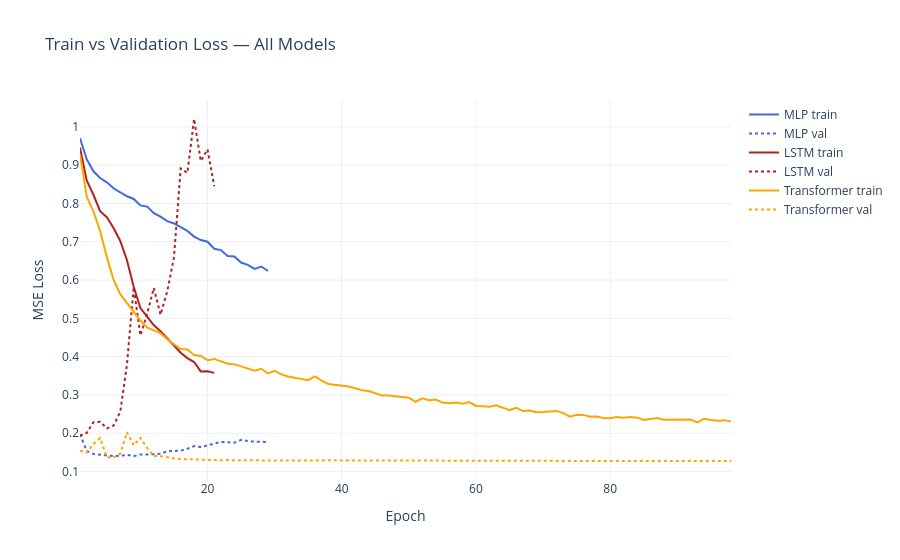

Notebook cell for this chart:
### Markdown cell above
## 5 — Loss Curves

### Code cell
def plot_history(histories: dict, title: str):
    """Plot train/val loss curves for one or more models."""
    fig = go.Figure()
    colours = ['royalblue', 'firebrick', 'orange', 'green']
    for (name, hist), colour in zip(histories.items(), colours):
        epochs = list(range(1, len(hist['train']) + 1))
        fig.add_trace(go.Scatter(x=epochs, y=hist['train'], name=f'{name} train',
                                 line=dict(color=colour)))
        fig.add_trace(go.Scatter(x=epochs, y=hist['val'], name=f'{name} val',
                                 line=dict(color=colour, dash='dot')))
    fig.update_layout(title=title, xaxis_title='Epoch', yaxis_title='MSE Loss',
                      template='plotly_white')
    fig.show()

plot_history({'MLP': mlp_history, 'LSTM': lstm_history, 'Transformer': tf_history},
             'Train vs Validation Loss — All Models')
